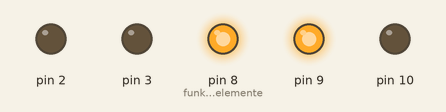
Simulated run of this sketch. Board: Arduino Uno, built with avr-gcc and run on an emulated ATmega328P. Parts: output pins drawn as LEDs (lit = HIGH).

Above: at 2.5 s.
At 8.0 s:
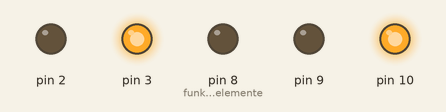
At 10.5 s:
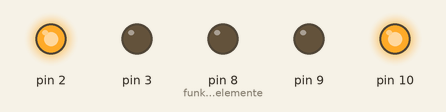
At 13.2 s:
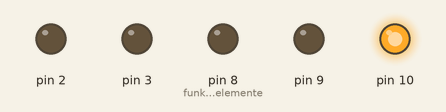
At 17.0 s:
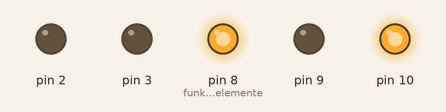
Timing chart, 0 to 23.4 s (numbered marks = the images above):
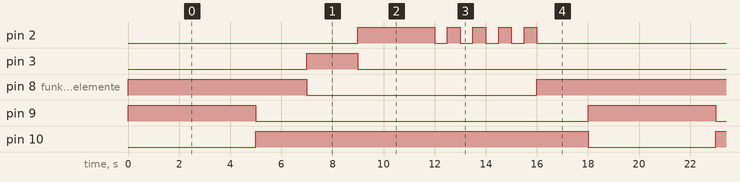

Measured:
- by itself, pin 2: repeats every 18.0 s: 4 × (LOW 0.50 s, HIGH 0.50 s), LOW 11.0 s, HIGH 3.0 s
- by itself, pin 3: alternates HIGH for 2.0 s and LOW for 16.0 s
- by itself, pin 8 (funkcija_imenuje_elemente): repeats every 18.0 s: LOW 9.0 s, HIGH 9.0 s
- by itself, pin 9: alternates HIGH for 5.0 s and LOW for 13.0 s
- by itself, pin 10: alternates HIGH for 13.0 s and LOW for 5.0 s

The sketch:

arduino_kod_semafor_finjale.ino
```cpp
int counter; // Definisali varijablu „counter“ kao brojač
void setup() // Void jeste funkcija koju moramo upotrijebiti na otvaranju bloka. Blok setup se uvijek pojavljuje prije bloka loop. Setup je funkcija koja razvija block, koji se samo jednom desi, i tu staje.
{
  pinMode(8, OUTPUT); // funkcija imenuje elemente. Imenovani kao OUTPUT-izlaz, i redni broj digitalnog pina, koji u drugom bloku kontrolišemo.
  pinMode(3, OUTPUT);
  pinMode(2, OUTPUT);
  pinMode(9, OUTPUT);
  pinMode(10, OUTPUT);
}
void loop() // Funkcijom loop se otvara blok, koji se neprestano ponavlja.
{
  digitalWrite(8, HIGH); // Funkcija koja omogućava dodjeljivanje određenom digitalnom pinu opciju HIGH ili LOW, to jeste 1 ili 0, radi ili ne radi.
  digitalWrite(3, LOW);
  digitalWrite(2, LOW);
  digitalWrite(9, HIGH);
  digitalWrite(10, LOW);
  delay(5000); // Čekanje 5000 milisekundi ili 5 sekundi
  digitalWrite(8, HIGH);
  digitalWrite(3, LOW);
  digitalWrite(2, LOW);
  digitalWrite(9, LOW);
  digitalWrite(10, HIGH);
  delay(2000); // Čekanje 2000 milisekundi ili 2 sekunde
  digitalWrite(8, LOW);
  digitalWrite(3, HIGH);
  digitalWrite(2, LOW);
  digitalWrite(9, LOW);
  digitalWrite(10, HIGH);
  delay(2000);
  digitalWrite(8, LOW);
  digitalWrite(3, LOW);
  digitalWrite(2, HIGH);
  digitalWrite(9, LOW);
  digitalWrite(10, HIGH);
  delay(3000);
  for (counter = 0; counter < 4; ++counter) { //otvorena petlja, koja staje kada dođe do 4 ponavljanja.
    digitalWrite(8, LOW);
    digitalWrite(3, LOW);
    digitalWrite(2, LOW);
    digitalWrite(9, LOW);
    digitalWrite(10, HIGH);
    delay(500);
    digitalWrite(8, LOW);
    digitalWrite(3, LOW);
    digitalWrite(2, HIGH);
    digitalWrite(9, LOW);
    digitalWrite(10, HIGH);
    delay(500);
  }
  digitalWrite(8, HIGH);
  digitalWrite(3, LOW);
  digitalWrite(2, LOW);
  digitalWrite(9, LOW);
  digitalWrite(10, HIGH);
  delay(2000);
}
```
